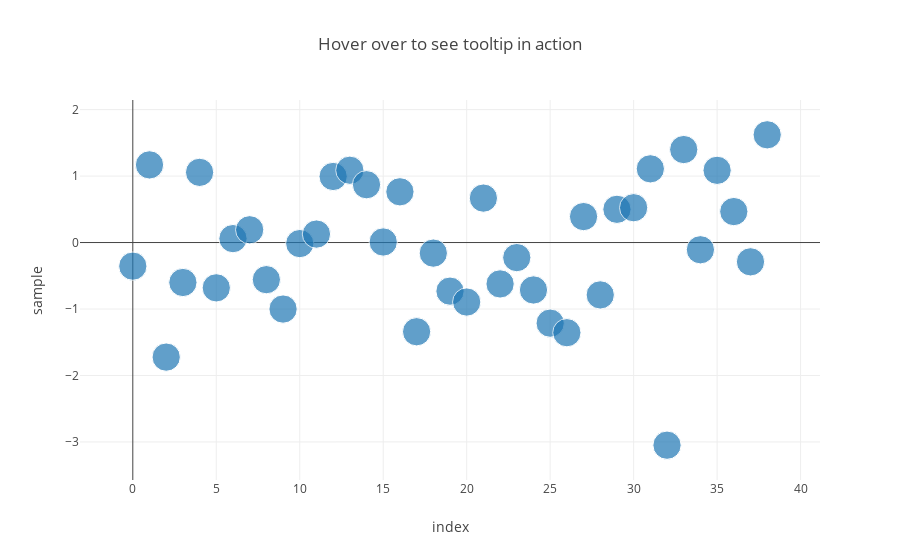

This figure's notebook cell:
### Code cell
chart = px.scatter(
        numbers,
        x=numbers.index,
        y="sample",
        template='none',
        size=[10 for item in numbers["sample"]],
        title="Hover over to see tooltip in action"
    )

chart.update_traces(hoverinfo="none", hovertemplate=None)
chart.show()

### Figure 1 — Plotly figure (JSON) as saved in the notebook; plotly's stock layout.template omitted (floating-point values rounded to 4 significant figures)
{"data": [{"hoverinfo": "none", "legendgroup": "", "marker": {"color": "#1F77B4", "size": [10, 10, 10, 10, 10, 10, 10, 10, 10, 10, 10, 10, 10, 10, 10, 10, 10, 10, 10, 10, 10, 10, 10, 10, 10, 10, 10, 10, 10, 10, 10, 10, 10, 10, 10, 10, 10, 10, 10], "sizemode": "area", "sizeref": 0.025, "symbol": "circle"}, "mode": "markers", "name": "", "orientation": "v", "showlegend": false, "type": "scatter", "x": [0, 1, 2, 3, 4, 5, 6, 7, 8, 9, 10, 11, 12, 13, 14, 15, 16, 17, 18, 19, 20, 21, 22, 23, 24, 25, 26, 27, 28, 29, 30, 31, 32, 33, 34, 35, 36, 37, 38], "xaxis": "x", "y": [-0.3552, 1.168, -1.724, -0.6013, 1.056, -0.6817, 0.059, 0.192, -0.5586, -1.001, -0.01601, 0.1274, 0.994, 1.088, 0.8699, 0.008268, 0.7632, -1.342, -0.1592, -0.7312, -0.8951, 0.6686, -0.6226, -0.2269, -0.7134, -1.213, -1.357, 0.3905, -0.788, 0.5, 0.5237, 1.109, -3.049, 1.399, -0.1088, 1.087, 0.4659, -0.2905, 1.621], "yaxis": "y"}], "layout": {"legend": {"itemsizing": "constant", "tracegroupgap": 0}, "title": {"text": "Hover over to see tooltip in action"}, "xaxis": {"anchor": "y", "domain": [0, 1], "title": {"text": "index"}}, "yaxis": {"anchor": "x", "domain": [0, 1], "title": {"text": "sample"}}}}
